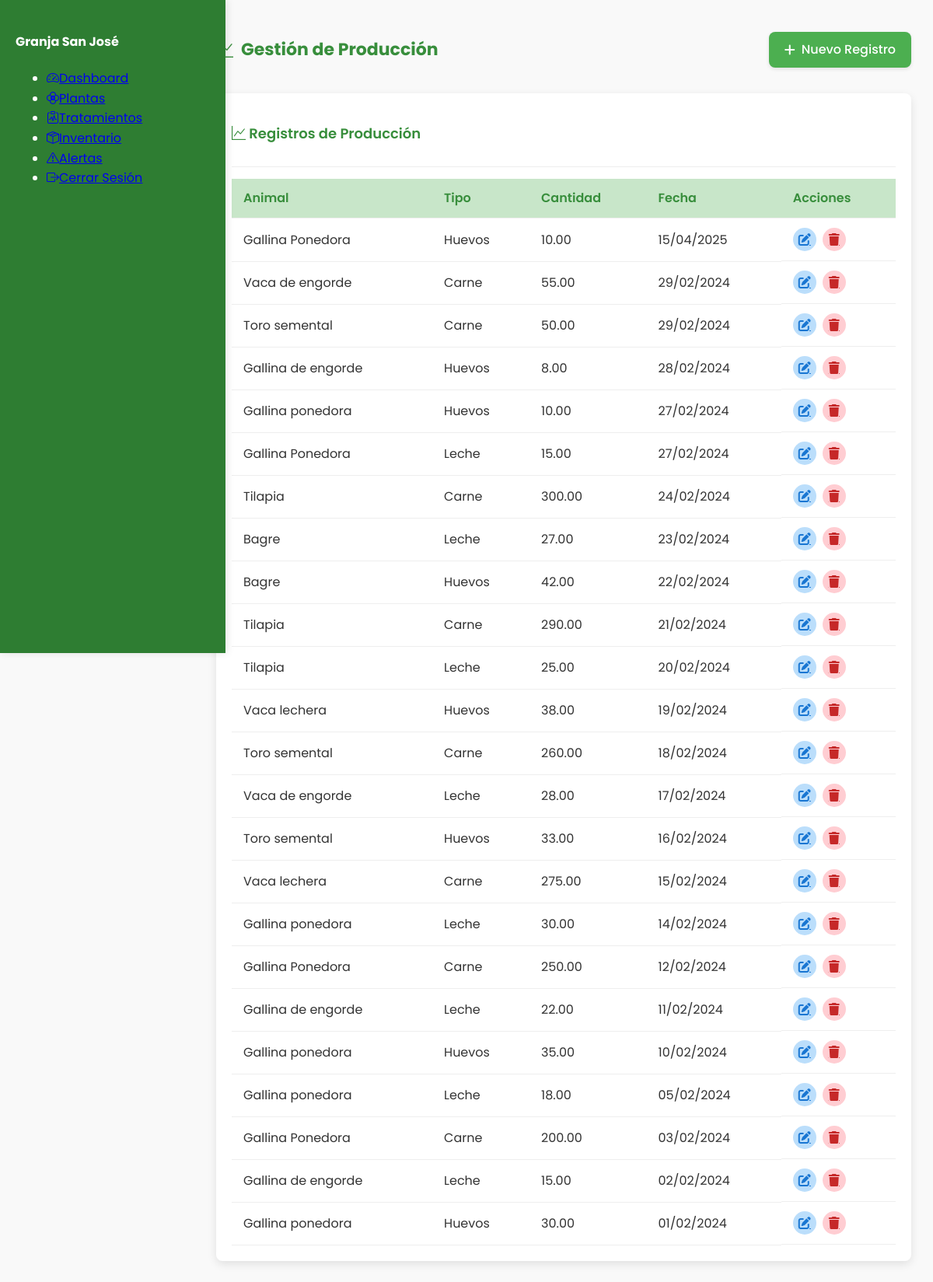
The page /produccion.php on the database its author committed.
### tables this page shows
CREATE TABLE `produccion` (
  `id_produccion` int(11) NOT NULL,
  `id_animal` int(11) DEFAULT NULL,
  `tipo_produccion` enum('Leche','Huevos','Carne','Otro') NOT NULL,
  `cantidad` decimal(10,2) NOT NULL,
  `fecha_recoleccion` date NOT NULL
);

CREATE TABLE `animales` (
  `id_animal` int(11) NOT NULL,
  `id_especie` int(11) NOT NULL,
  `nombre_cientifico` varchar(100) NOT NULL,
  `nombre_comun` varchar(100) DEFAULT NULL,
  `edad` int(11) DEFAULT NULL,
  `ubicacion` varchar(255) DEFAULT NULL,
  `estado` enum('Sano','Enfermo','Recuperación') DEFAULT 'Sano',
  `descripcion` text DEFAULT NULL,
  `fecha_registro` timestamp NOT NULL DEFAULT current_timestamp()
);

### produccion.php (the view, shortened to what this page needs)
<?php
$conexion = new Conexion();
$db = $conexion->getConexion();
$action = isset($_GET['action']) ? $_GET['action'] : 'list';
$produccion = $db->query("SELECT p.*, a.nombre_comun
                          FROM produccion p
                          LEFT JOIN animales a ON p.id_animal = a.id_animal
                          ORDER BY fecha_recoleccion DESC")->fetch_all(MYSQLI_ASSOC);
?>
<!DOCTYPE html>
<html lang="es">
<head>
    <link rel="stylesheet" href="https://cdnjs.cloudflare.com/ajax/libs/font-awesome/6.0.0-beta3/css/all.min.css">
    <link rel="stylesheet" href="https://cdn.jsdelivr.net/npm/bootstrap-icons@1.8.1/font/bootstrap-icons.css">
</head>
<body>
    <?php
    switch ($_SESSION['tipo_usuario']) {
        default:
            include 'includes/sidebar.php';
            break;
    }
    ?>
    <div class="main-content">
        <div class="container">
            <div class="page-title">
                <h2><i class="bi bi-graph-up"></i> Gestión de Producción</h2>
                <a href="produccion.php?action=add" class="btn pulse">
                    <i class="fas fa-plus"></i> Nuevo Registro
                </a>
            </div>
            <?php if ($action == 'list'): ?>
                <div class="card">
                    <div class="card-header">
                        <h3 class="card-title"><i class="bi bi-graph-up"></i> Registros de Producción</h3>
                    </div>
                    <div class="table-responsive">
                        <table class="table">
                            <thead>
                                <tr>
                                    <th>Animal</th>
                                    <th>Tipo</th>
                                    <th>Cantidad</th>
                                    <th>Fecha</th>
                                    <th>Acciones</th>
                                </tr>
                            </thead>
                            <tbody>
                                <?php if (count($produccion) > 0): ?>
                                    <?php foreach ($produccion as $prod): ?>
                                        <tr>
                                            <td><?php echo htmlspecialchars($prod['nombre_comun']); ?></td>
                                            <td><?php echo htmlspecialchars($prod['tipo_produccion']); ?></td>
                                            <td><?php echo $prod['cantidad']; ?></td>
                                            <td><?php echo date('d/m/Y', strtotime($prod['fecha_recoleccion'])); ?></td>
                                            <td class="actions">
                                                <a href="produccion.php?action=edit&id=<?php echo $prod['id_produccion']; ?>" class="action-btn edit" title="Editar">
                                                    <i class="fas fa-edit"></i>
                                                </a>
                                                <a href="produccion.php?delete=<?php echo $prod['id_produccion']; ?>" class="action-btn delete" title="Eliminar" onclick="return confirm('¿Eliminar este registro?')">
                                                    <i class="fas fa-trash"></i>
                                                </a>
                                            </td>
                                        </tr>
                                    <?php endforeach; ?>
                                <?php else: ?>
                                    <tr>
                                        <td colspan="5" style="text-align: center;">No hay registros de producción</td>
                                    </tr>
                                <?php endif; ?>
                            </tbody>
                        </table>
                    </div>
                </div>
            <?php endif; ?>
        </div>
    </div>
</body>
</html>

### produccion.php (style rules this page uses)
:root { --primary-color: #4CAF50; --primary-dark: #388E3C; --primary-light: #C8E6C9; --secondary-color: #8BC34A; --accent-color: #FFC107; --text-dark: #333; --text-light: #f5f5f5; --bg-light: #f9f9f9; --bg-dark: #2E7D32; --border-radius: 8px; --box-shadow: 0 4px 12px rgba(0, 0, 0, 0.1); --transition: all 0.3s ease; }
body { font-family: 'Poppins', sans-serif; background-color: var(--bg-light); color: var(--text-dark); line-height: 1.6; display: flex; min-height: 100vh; }
.main-content { flex: 1; margin-left: 250px; }
.container { max-width: 1200px; margin: 0 auto; padding: 20px; }
.page-title { display: flex; justify-content: space-between; align-items: center; margin-bottom: 20px; }
.page-title h2 { font-size: 22px; color: var(--primary-dark); display: flex; align-items: center; gap: 10px; }
.btn { display: inline-flex; align-items: center; gap: 8px; padding: 10px 20px; background-color: var(--primary-color); color: white; border: none; border-radius: var(--border-radius); cursor: pointer; text-decoration: none; font-weight: 500; transition: var(--transition); box-shadow: 0 2px 5px rgba(0,0,0,0.1); }
.card { background-color: white; border-radius: var(--border-radius); box-shadow: var(--box-shadow); padding: 20px; margin-bottom: 20px; transition: var(--transition); }
.card-header { display: flex; justify-content: space-between; align-items: center; margin-bottom: 15px; padding-bottom: 10px; border-bottom: 1px solid #eee; }
.card-title { font-size: 18px; font-weight: 600; color: var(--primary-dark); }
.table { width: 100%; border-collapse: collapse; }
.table th, .table td { padding: 12px 15px; text-align: left; border-bottom: 1px solid #eee; }
.table th { background-color: var(--primary-light); color: var(--primary-dark); font-weight: 600; }
.actions { display: flex; gap: 8px; }
.action-btn { width: 30px; height: 30px; display: flex; align-items: center; justify-content: center; border-radius: 50%; background-color: #f0f0f0; color: #555; border: none; cursor: pointer; transition: var(--transition); }
.action-btn.edit { background-color: #BBDEFB; color: #1976D2; }
.action-btn.delete { background-color: #FFCDD2; color: #C62828; }

### rows shown on the page
produccion: id_animal.nombre_comun "Gallina Ponedora", tipo_produccion "Huevos", cantidad "10.00", fecha_recoleccion "15/04/2025"
produccion: id_animal.nombre_comun "Vaca de engorde", tipo_produccion "Carne", cantidad "55.00", fecha_recoleccion "29/02/2024"
produccion: id_animal.nombre_comun "Toro semental", tipo_produccion "Carne", cantidad "50.00", fecha_recoleccion "29/02/2024"
produccion: id_animal.nombre_comun "Gallina de engorde", tipo_produccion "Huevos", cantidad "8.00", fecha_recoleccion "28/02/2024"
produccion: id_animal.nombre_comun "Gallina ponedora", tipo_produccion "Huevos", cantidad "10.00", fecha_recoleccion "27/02/2024"
produccion: id_animal.nombre_comun "Gallina Ponedora", tipo_produccion "Leche", cantidad "15.00", fecha_recoleccion "27/02/2024"
produccion: id_animal.nombre_comun "Tilapia", tipo_produccion "Carne", cantidad "300.00", fecha_recoleccion "24/02/2024"
produccion: id_animal.nombre_comun "Bagre", tipo_produccion "Leche", cantidad "27.00", fecha_recoleccion "23/02/2024"
produccion: id_animal.nombre_comun "Bagre", tipo_produccion "Huevos", cantidad "42.00", fecha_recoleccion "22/02/2024"
produccion: id_animal.nombre_comun "Tilapia", tipo_produccion "Carne", cantidad "290.00", fecha_recoleccion "21/02/2024"
produccion: id_animal.nombre_comun "Tilapia", tipo_produccion "Leche", cantidad "25.00", fecha_recoleccion "20/02/2024"
produccion: id_animal.nombre_comun "Vaca lechera", tipo_produccion "Huevos", cantidad "38.00", fecha_recoleccion "19/02/2024"
produccion: id_animal.nombre_comun "Toro semental", tipo_produccion "Carne", cantidad "260.00", fecha_recoleccion "18/02/2024"
produccion: id_animal.nombre_comun "Vaca de engorde", tipo_produccion "Leche", cantidad "28.00", fecha_recoleccion "17/02/2024"
produccion: id_animal.nombre_comun "Toro semental", tipo_produccion "Huevos", cantidad "33.00", fecha_recoleccion "16/02/2024"
produccion: id_animal.nombre_comun "Vaca lechera", tipo_produccion "Carne", cantidad "275.00", fecha_recoleccion "15/02/2024"
produccion: id_animal.nombre_comun "Gallina ponedora", tipo_produccion "Leche", cantidad "30.00", fecha_recoleccion "14/02/2024"
produccion: id_animal.nombre_comun "Gallina Ponedora", tipo_produccion "Carne", cantidad "250.00", fecha_recoleccion "12/02/2024"
produccion: id_animal.nombre_comun "Gallina de engorde", tipo_produccion "Leche", cantidad "22.00", fecha_recoleccion "11/02/2024"
produccion: id_animal.nombre_comun "Gallina ponedora", tipo_produccion "Huevos", cantidad "35.00", fecha_recoleccion "10/02/2024"
produccion: id_animal.nombre_comun "Gallina ponedora", tipo_produccion "Leche", cantidad "18.00", fecha_recoleccion "05/02/2024"
produccion: id_animal.nombre_comun "Gallina Ponedora", tipo_produccion "Carne", cantidad "200.00", fecha_recoleccion "03/02/2024"
produccion: id_animal.nombre_comun "Gallina de engorde", tipo_produccion "Leche", cantidad "15.00", fecha_recoleccion "02/02/2024"
produccion: id_animal.nombre_comun "Gallina ponedora", tipo_produccion "Huevos", cantidad "30.00", fecha_recoleccion "01/02/2024"
